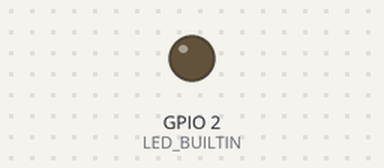
This program was run on a simulated ESP8266 (NodeMCU). On the bench: output pins drawn as LEDs (lit = HIGH, except the on-board LED, lit = LOW). WiFi joins after 1.5 s; servers stay silent unless stated; web services answer with replies made up by the test bench; what the program prints to the serial monitor is not drawn.

Above: at 0.1 s.
At 1.6 s:
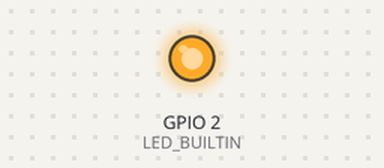
Timing chart, 0 to 3.1 s (numbered marks = the images above):
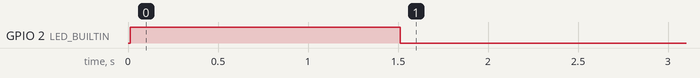

The program:

main.cpp
```cpp
/**
 * The code sends a message to a phone number using the CallMeBot API.
 * The message is sent using the WhatsApp service.
 *
 * Author:  @RikuNav
 */
#include <Arduino.h>
#include <ESP8266WiFi.h>
#include <ESP8266HTTPClient.h>
#include <UrlEncode.h>

// WiFi credentials
const char* ssid = "XXXXXXXXX"; // The SSID of the internet
const char* password = "XXXXXX"; // The password of internet

// Number Strings
String phoneNumber = "XXXXXXXXXXX"; // The phone number displayed by the API
String apiKey = "XXXXXXX"; // The API key (DO NOT SHARE IT!!!!)

// Function prototypes
void connectToWiFi();
void sendMessage(String);

void setup() {
  connectToWiFi();
  sendMessage("Hello from ESP8266!");
}

void loop() {
}

void connectToWiFi() {
  /**
   * Connects to the WiFi network
  */
  Serial.begin(115200);
  delay(10);
  pinMode(LED_BUILTIN, OUTPUT);

  Serial.println();
  Serial.println();
  Serial.print("Connecting to ");
  Serial.println(ssid);

  WiFi.begin(ssid, password);

  digitalWrite(LED_BUILTIN, HIGH);
  while (WiFi.status() != WL_CONNECTED) {
    delay(500);
    Serial.print(".");
  }

  Serial.println("");
  Serial.println("WiFi connected");
  Serial.println("IP address: ");
  Serial.println(WiFi.localIP());

  digitalWrite(LED_BUILTIN, LOW); // Turn the LED on (LOW is the voltage level)
}


void sendMessage(String message) {
  /**
   * Sends a message to the phone number using the CallMeBot API
   *
   * @param message The message to send
  */
  String url = "https://api.callmebot.com/whatsapp.php?phone=" + phoneNumber + "&text=" + urlEncode(message) + "&apikey=" + apiKey;

  WiFiClientSecure client;
  client.setInsecure();

  HTTPClient http;
  http.begin(client, url);

  //http.addHeader("Content-Type", "application/x-www-form-urlencoded");

  int httpResponseCode = http.GET();
  if (httpResponseCode == 200) {
    Serial.println("Message sent successfully");
    Serial.print("HTTP response code: ");
    Serial.println(httpResponseCode);
  } else {
    Serial.println("Error sending the message");
    Serial.print("HTTP response code: ");
    Serial.println(httpResponseCode);
    Serial.print("URL: ");
    Serial.println(url);
  }

  http.end();
}
```
